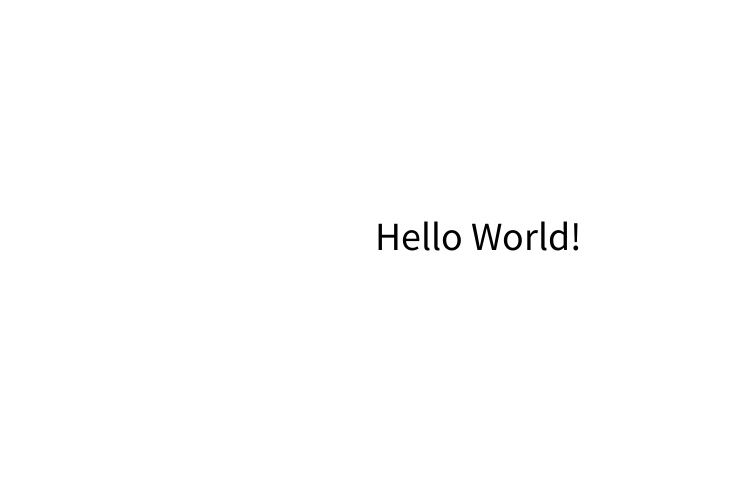
Frame 1 (no input)
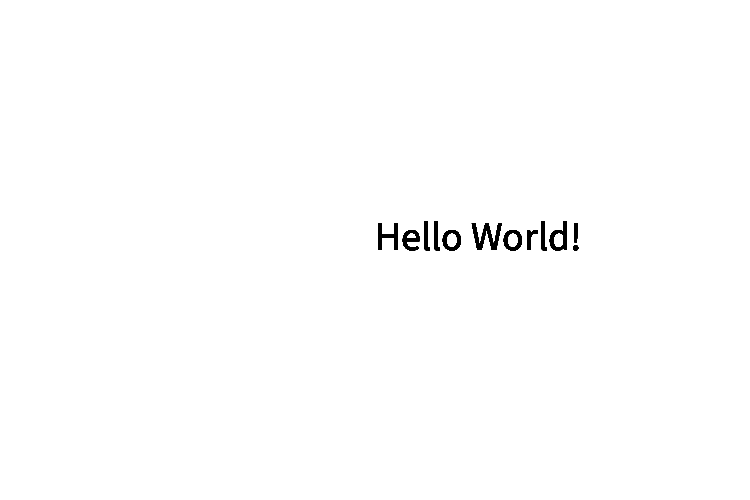
Frame 60 (the mouse pressed at the canvas centre just before this capture)
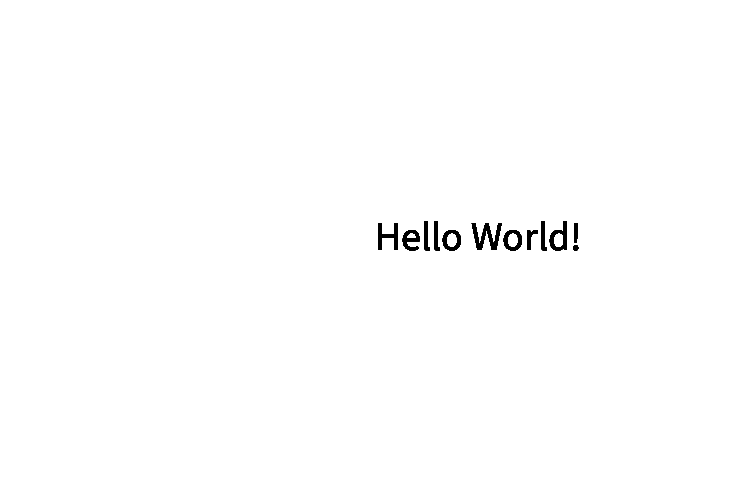
Frame 120 (the mouse held since frame 60 and released just before this capture)

The Processing sketch that drew these frames (run headless with seeded random() and noise(); from frame 60 on, the mouse is pressed at the canvas centre):

// Processing sketch: hello
// ── hello.pde
void setup() {
    size(750,500);
    background(255); // Set background to white
}


void draw () {
    
    fill(0);
    textSize(40);
    text("Hello World!",width/2,height/2);

    display(); 

}
// ── functions.pde
/* @pjs globalKeyEvents="true"; */

void display() {
     // Do nothing
}
